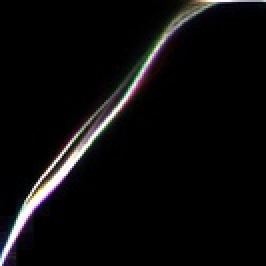
#> input picture comparagrams/k_2_composite_comparagram.jpg, 133 x 133 px, shrunk from 256 x 256 before the run (shown 2 times larger)
$ python comparagram.py
#> lines starting #> are read from the running program, lines starting #| are printed output that depends on the picture
import os

import cv2
import matplotlib.pyplot as plt
import numpy as np
from scipy.optimize import curve_fit

images = []
m_lst = []


# [6 lines left out: function load_imgs, not called in this run]


def response_func1(q, s, a, c):
    return (1 / (1 + (np.exp(-a) * q)) ** c) * s


def response_func2(q, a, b, g):
    return a + b * q ** g


def comparametric_equation(q, g):
    return q * 2 ** g


# Make the scatter plot
# [106 lines left out: functions plot, fit_response_func, fit_linear_line, rgb_comparagram, not called in this run]


def plot_k2(threshold):
#> called with threshold = 100
    img = cv2.imread(f"comparagrams/k_2_composite_comparagram.jpg")
#> img is the input picture: shape (133, 133, 3); mean B, G, R 11.7, 11.3, 12
    img = cv2.flip(img, 0)
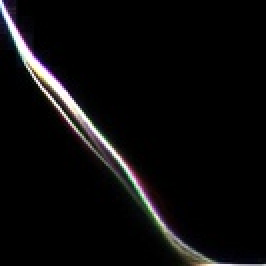
#> img: shape (133, 133, 3) (shown 2 times larger); mean B, G, R 11.7, 11.3, 12
    img = cv2.cvtColor(img, cv2.COLOR_BGR2RGB)

    if not os.path.exists('plots_k2'):
        os.mkdir('plots_k2')

    dots = []
    fig, ax = plt.subplots()
    for col in range(256):
        for row in range(256):
            if img[col][row][0] >= threshold:
                ax.scatter(row, col, color='r', alpha=0.3, edgecolors='none', s=8)
                if not [col, row] in dots:
                    dots.append([col, row])

            if img[col][row][1] >= threshold:
                ax.scatter(row, col, color='g', alpha=0.3, edgecolors='none', s=8)
                if not [col, row] in dots:
                    dots.append([col, row])

            if img[col][row][2] >= threshold:
                ax.scatter(row, col, color='b', alpha=0.3, edgecolors='none', s=8)
                if not [col, row] in dots:
                    dots.append([col, row])

    dots = np.asarray(dots)
    print(dots.shape)
    print(dots)
    x = dots[:, 1]
    y = dots[:, 0]
    popt, pcov = curve_fit(comparametric_equation, x, y)
    plt.plot(x, comparametric_equation(x, *popt), 'k-',
             label='fit: g=%5.3f' % tuple(popt))
    plt.xlim([0, 255])
    plt.ylim([0, 255])
    ax.legend(loc='lower left')
    plt.show()


# [22 lines left out: function full_composite_comparagram, not called in this run]


# full_composite_comparagram()
#> (the run stopped early here; a loop or call above may not have finished)
